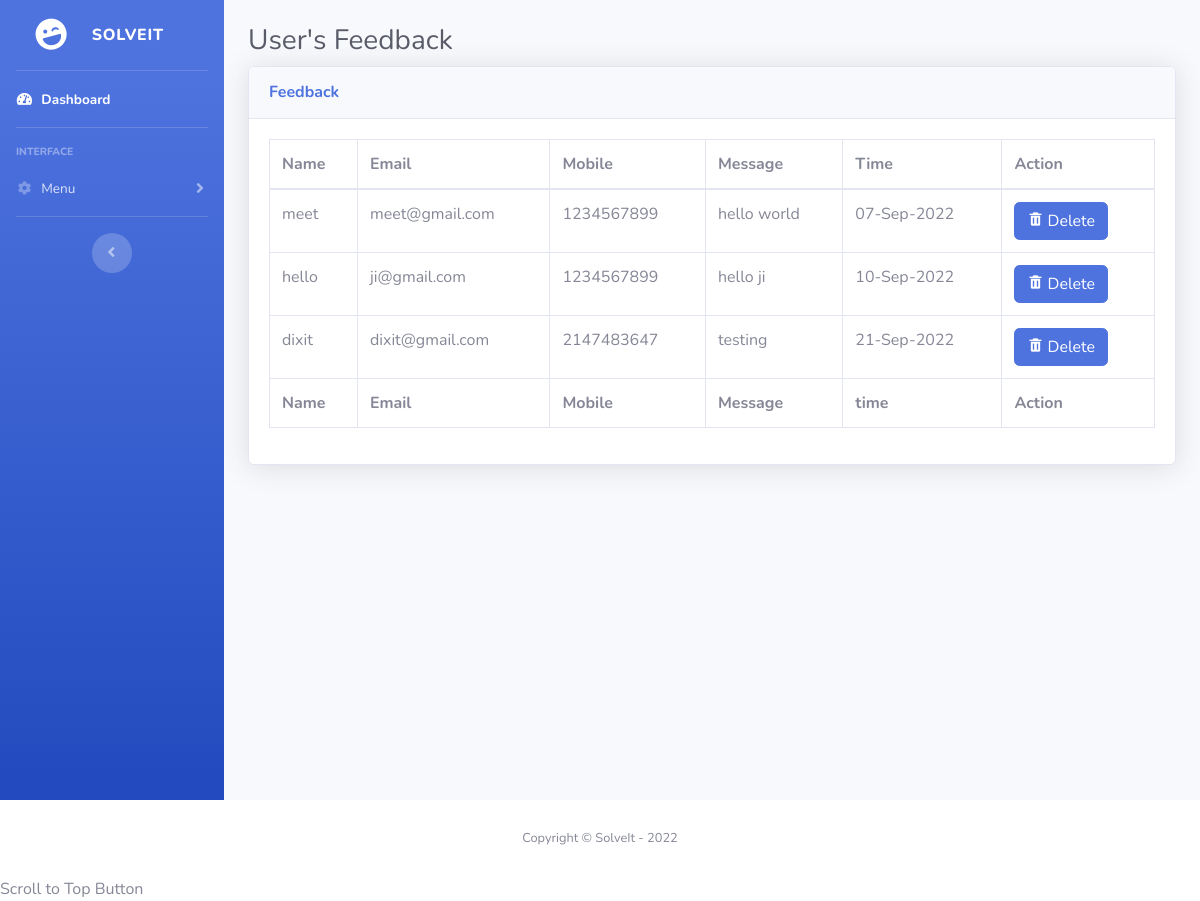
/admin/feedback.php (signed in), run on the app's committed database.
### tables this page shows
CREATE TABLE `contact` (
  `id` int(11) NOT NULL,
  `name` varchar(50) NOT NULL,
  `email` varchar(50) NOT NULL,
  `mobile` int(10) NOT NULL,
  `message` varchar(255) NOT NULL,
  `added_on` timestamp NOT NULL DEFAULT current_timestamp() ON UPDATE current_timestamp()
);

### admin/feedback.php (the view, shortened to what this page needs)
<?php
include "./head.inc.php";
$que = "SELECT * from contact";
$run = mysqli_query($con, $que);
?>
<body id="page-top">
    <div id="wrapper">
        <?php
        include './sidebar.inc.php';
        ?>
        <div id="content-wrapper" class="d-flex flex-column">
            <div class="container-fluid">
                <h1 class="h3 mb-2 text-gray-800 mt-4">User's Feedback</h1>
                <div class="card shadow mb-4">
                    <div class="card-header py-3">
                        <h6 class="m-0 font-weight-bold text-primary">Feedback</h6>
                    </div>
                    <div class="card-body">
                        <div class="table-responsive">
                            <table class="table table-bordered" id="dataTable" width="100%" cellspacing="0">
                                <thead>
                                    <tr>
                                        <th>Name</th>
                                        <th>Email</th>
                                        <th>Mobile</th>
                                        <th>Message</th>
                                        <th>Time</th>
                                        <th>Action</th>
                                    </tr>
                                </thead>
                                <tfoot>
                                    <tr>
                                        <th>Name</th>
                                        <th>Email</th>
                                        <th>Mobile</th>
                                        <th>Message</th>
                                        <th>time</th>
                                        <th>Action</th>
                                    </tr>
                                </tfoot>
                                <tbody>
                                    <?php
                                    if (mysqli_num_rows($run) == 0) {
                                    ?>
                                        <td colspan="6">No Data Found</td>
                                        <?php
                                    } else {
                                        while ($row = mysqli_fetch_assoc($run)) {
                                        ?>
                                            <tr>
                                                <td><?= $row['name'] ?></td>
                                                <td><?= $row['email'] ?></td>
                                                <td><?= $row['mobile'] ?></td>
                                                <td><?= $row['message'] ?></td>
                                                <td><?= date('d-M-Y', strtotime($row['added_on'])); ?></td>
                                                <td><a href="?id=<?= $row['id'] ?>&action=delete" class="btn btn-primary"><i class='bx bxs-trash bx-tada'></i> Delete</a></td>
                                            </tr>
                                    <?php
                                        }
                                    }
                                    ?>
                                </tbody>
                            </table>
                        </div>
                    </div>
                </div>
            </div>
        </div>
    </div>
    <?php
    include './footer.inc.php';
    ?>

### data on the page
contact: name "meet", email "meet@gmail.com", mobile "1234567899", message "hello world", added_on "07-Sep-2022"
contact: name "hello", email "ji@gmail.com", mobile "1234567899", message "hello ji", added_on "10-Sep-2022"
contact: name "dixit", email "dixit@gmail.com", mobile "2147483647", message "testing", added_on "21-Sep-2022"
